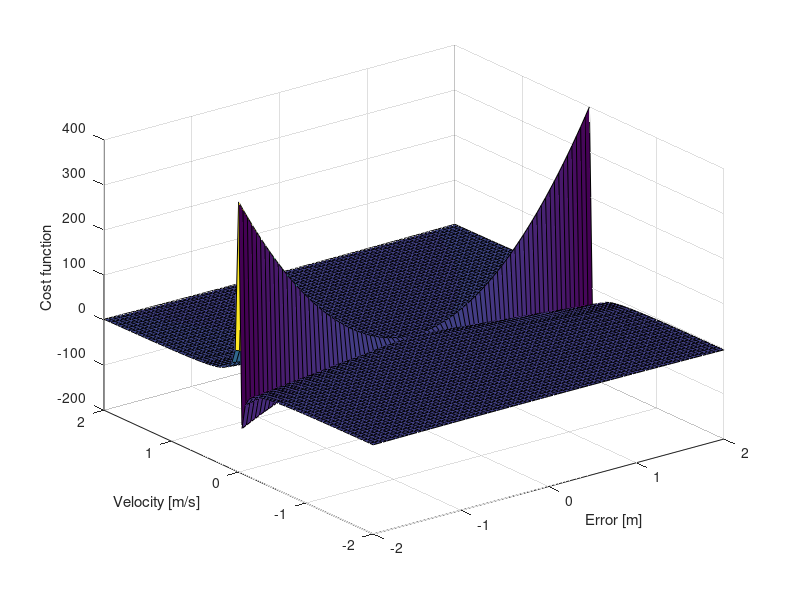

Source code (MATLAB):
% Testing of a strain cost function
clc
close all
clear
err = -2:0.05:2;
vel = -2:0.05:2;
[X,Y] = meshgrid(err,vel);
F = (X.^2)./(Y+0.01);
surf(X,Y,F)
xlabel('Error [m]')
ylabel('Velocity [m/s]')
zlabel('Cost function')